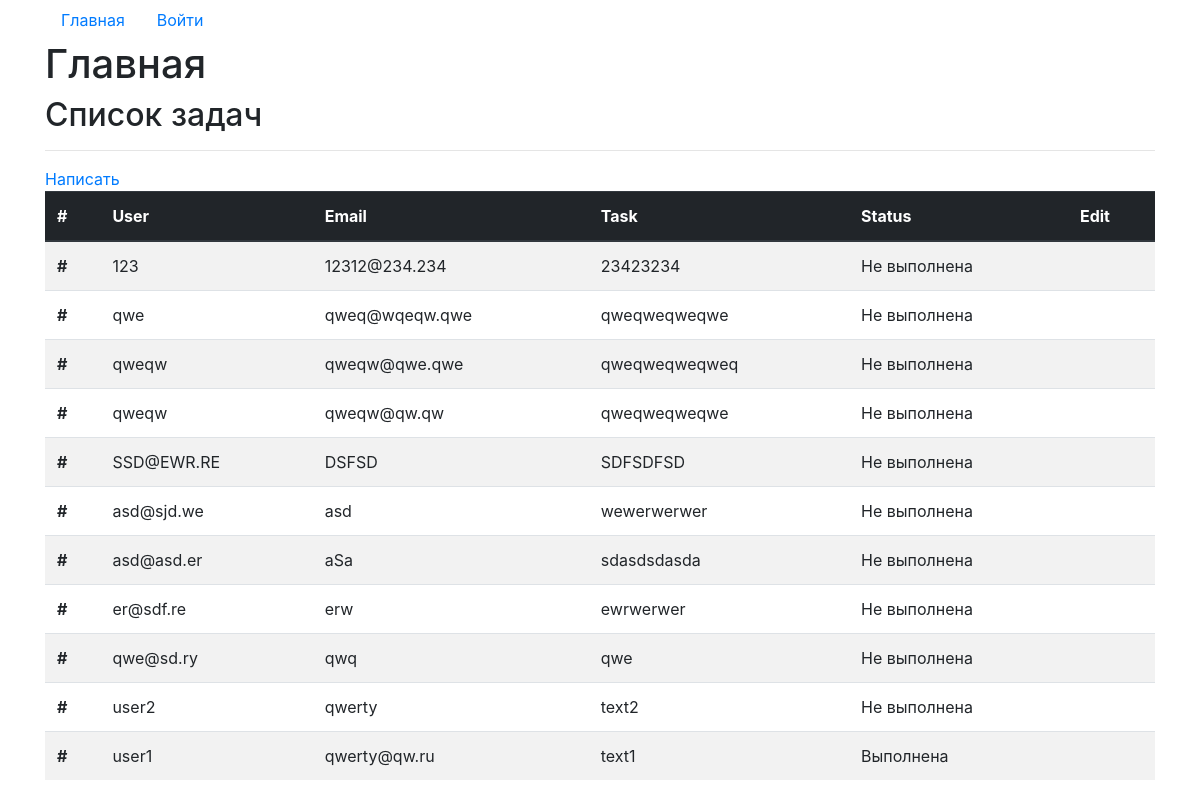
The page / on the database its author committed.
### tables this page shows
CREATE TABLE `tasks` (
  `task_id` int(11) NOT NULL,
  `email` text NOT NULL,
  `user` varchar(10) NOT NULL,
  `text` text NOT NULL,
  `status` tinyint(1) NOT NULL DEFAULT '0',
  `date_create` timestamp NOT NULL DEFAULT CURRENT_TIMESTAMP ON UPDATE CURRENT_TIMESTAMP
);

### Models/Template.php (called while the page is built, shortened)
<?php
class Template{
	protected static $instance;
	protected $globalVars;
	public static function instance(){
		if(self::$instance == null){
			self::$instance = new self();
		}
		return self::$instance;
	}
	protected function __construct(){
		$this->globalVars = [];
	}
	public function addGlobal($name, $value){
		$this->globalVars[$name] = $value;
	}
	public function render($fname, $params = []){
		extract($this->globalVars);
		extract($params);
		include("view/{$fname}.php");
		return ob_get_clean();
	}
}

### Controllers/Base.php (called while the page is built, shortened)
<?php
abstract class Base{
	protected $templateBuilder;
	public function __construct(){
		$this->templateBuilder = Template::instance();
	}
	protected function template($path, $params = []){
		return $this->templateBuilder->render($path, $params);
	}
}

### Controllers/Messages.php (called while the page is built, shortened)
<?php
class Messages extends Client{
	protected $model;
	public function __construct(){
		$this->model = new Model();
	}
	public function action_index(){
		$messages = $this->model->all();
		$templateName = (($_GET['view'] ?? '') == 'table') ? 'v_table' : 'v_index';
		$this->title = 'Главная';
		$this->content = $this->template($templateName, [
			'messages' => $messages
		]);
	}
}

### autoload.php (called while the page is built, shortened)
<?php
	spl_autoload_register(function($className){
		$path = str_replace('\\', '/', $className) . '.php';
	});

### Models/Sql.php (called while the page is built, shortened)
<?php
class Sql{
	protected static $instance;
	protected $db;
	public static function instance(){
		if(self::$instance == null){
			self::$instance = new self();
		}
		return self::$instance;
	}
	protected function __construct(){
		$this->db = new PDO('mysql:host=localhost;dbname=beejeetest', 'root', '');
		$this->db->exec('SET NAMES UTF8');
	}
	public function select($sql, $params = []){
		return $this->query($sql, $params)->fetchAll();
	}
	public function query($sql, $params = []){
		$query = $this->db->prepare($sql);
		$query->execute($params);
		return $query;
	}
	protected function checkError($query){
		$info = $query->errorInfo();
	}
}

### Models/Messages.php (called while the page is built, shortened)
<?php
class Messages{
	protected $sql;
	public function __construct(){
		$this->sql = Sql::instance();
	}
	public function all(){
		return $this->sql->select("SELECT * FROM tasks ORDER BY task_id DESC");
	}
}

### Controllers/Client.php (called while the page is built, shortened)
<?php
class Client extends Base{
	protected $title;
	protected $content;
	protected $user;
	public function __construct(){
		$this->title = '';
		$this->content = '';
		$this->user = Auth::getUser();
	}
	public function render(){
		return $this->template('v_main', [
			'title' => $this->title,
			'content' => $this->content,
			'user' => $this->user
		]);
	}
}

### Models/Auth.php (called while the page is built, shortened)
<?php
class Auth{
	public static function isAuth(){
		$auth = $_SESSION['auth'] ?? false;
		return $auth;
	}
	public static function getUser(){
		return  self::isAuth() ?
					[
						'id_user' => '1',
						'login' => 'admin',
						'pass' => 'hash'
					] :
					null;
	}
}

### view/v_index.php (the view, shortened to what this page needs)
<h2>Список задач</h2>
<hr>
<a href="messages/add">Написать</a>
<table class="table table-striped">
	<thead class="thead-dark">
    <tr>
      <th scope="col">#</th>
      <th scope="col">User</th>
      <th scope="col">Email</th>
      <th scope="col">Task</th>
      <th scope="col">Status</th>
      <th scope="col">Edit</th>
    </tr>
  </thead>
  	<tbody>
	<? foreach($messages as $tsk): ?>
		<tr class="item">
			<th scope="row">
				#
			</th>
			<td>
				<?=$tsk['user']?>
			</td>
			<td>
				<?=$tsk['email']?>
			</td>
			<td>
				<?=$tsk['text']?>
			</td>
			<td>
				<?= $tsk['status'] ? 'Выполнена' : 'Не выполнена'?>
			</td>
			<td>
			</td>
		</tr>
	<? endforeach; ?>
</table>

### view/v_main.php (shortened to what this page needs)
<!DOCTYPE html>
<html lang="ru">
<head>
	<link rel="stylesheet" href="<?=ROOT?>assets/css/bootstrap.min.css">
</head>
<body>
	<div class="container">
		<ul class="nav">
  <li class="nav-item">
  	<a class="nav-link active" href="<?=ROOT?>">Главная</a>
  </li>
  <? if($user === null): ?>
    <li class="nav-item"><a class="nav-link" href="<?=ROOT?>auth/login">Войти</a></li>
    <? else: ?>
    <li class="nav-item"><a class="nav-link" href="<?=ROOT?>auth/logout">Выйти</a></li>
   <? endif; ?>
</ul>
		    <main>
                    <h1><?=$title?></h1>
					<section>
						<?=$content?>
					</section>
                </main>
	</div>
</body>
</html>

### index.php (shortened to what this page needs)
<?php
	include_once 'autoload.php';
	$params = [];
	$action = 'action_' . ($params[1] ?? 'index');
	$c = new $cname();
	$c->load($params);
	$c->$action();
	$html = $c->render();
	echo $html;

### rows shown on the page
tasks: user "123", email "12312@234.234", text "23423234", status "Не выполнена"
tasks: user "qwe", email "qweq@wqeqw.qwe", text "qweqweqweqwe", status "Не выполнена"
tasks: user "qweqw", email "qweqw@qwe.qwe", text "qweqweqweqweq", status "Не выполнена"
tasks: user "qweqw", email "qweqw@qw.qw", text "qweqweqweqwe", status "Не выполнена"
tasks: user "SSD@EWR.RE", email "DSFSD", text "SDFSDFSD", status "Не выполнена"
tasks: user "asd@sjd.we", email "asd", text "wewerwerwer", status "Не выполнена"
tasks: user "asd@asd.er", email "aSa", text "sdasdsdasda", status "Не выполнена"
tasks: user "er@sdf.re", email "erw", text "ewrwerwer", status "Не выполнена"
tasks: user "qwe@sd.ry", email "qwq", text "qwe", status "Не выполнена"
tasks: user "user2", email "qwerty", text "text2", status "Не выполнена"
tasks: user "user1", email "qwerty@qw.ru", text "text1", status "Выполнена"

### other values the page prints
$title "Главная"
